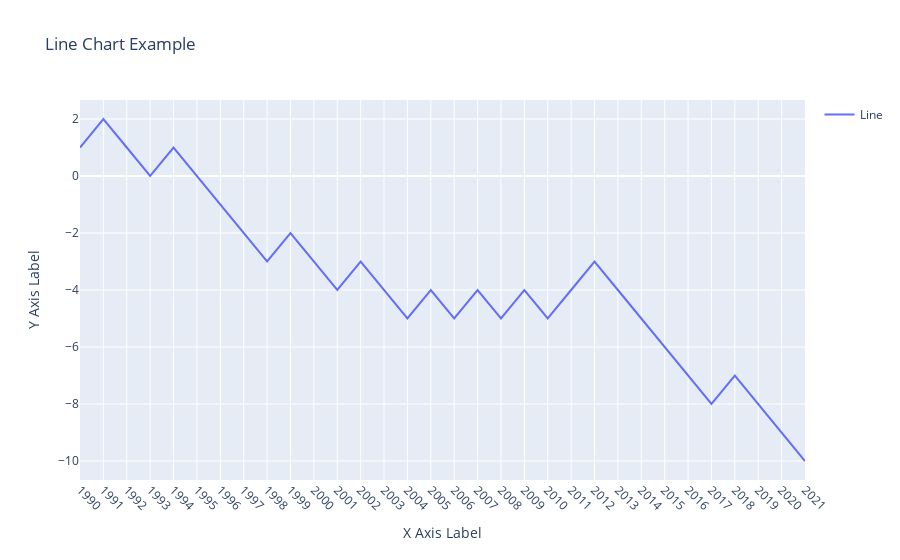

Notebook code for this chart:
### Markdown cell above
## Basic line chart

The following code displays a simple line chart built wiht [Plotly](https://python-graph-gallery.com/plotly/), with a title and an axis name, thanks to the `Scatter()` function.

### Code cell
# Create a line chart using Plotly graph objects
fig = go.Figure()

fig.add_trace(go.Scatter(
    x=df['date'], # x-axis
    y=df['value1'], # y-axis
    mode='lines', # Connect data points with lines
    name='Line' # Name in the legend
))

# Layout parameters
fig.update_layout(
    title='Line Chart Example', # Title
    xaxis_title='X Axis Label', # y-axis name
    yaxis_title='Y Axis Label', # x-axis name
    xaxis_tickangle=45,  # Set the x-axis label angle
    showlegend=True,     # Display the legend
)

### Figure 1 — Plotly figure (JSON) as saved in the notebook; plotly's stock layout.template omitted (floating-point values rounded to 4 significant figures)
{"data": [{"mode": "lines", "name": "Line", "type": "scatter", "x": ["1990", "1991", "1992", "1993", "1994", "1995", "1996", "1997", "1998", "1999", "2000", "2001", "2002", "2003", "2004", "2005", "2006", "2007", "2008", "2009", "2010", "2011", "2012", "2013", "2014", "2015", "2016", "2017", "2018", "2019", "2020", "2021"], "y": [1, 2, 1, 0, 1, 0, -1, -2, -3, -2, -3, -4, -3, -4, -5, -4, -5, -4, -5, -4, -5, -4, -3, -4, -5, -6, -7, -8, -7, -8, -9, -10]}], "layout": {"showlegend": true, "title": {"text": "Line Chart Example"}, "xaxis": {"tickangle": 45, "title": {"text": "X Axis Label"}}, "yaxis": {"title": {"text": "Y Axis Label"}}}}
